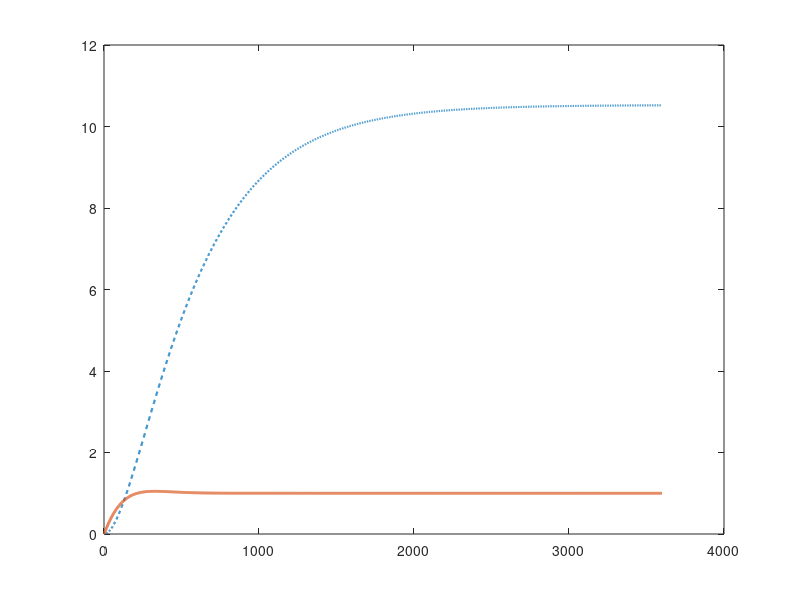

Source code (MATLAB): (Note: this script raises an error after producing the figure.)
% Script de simulación térmica - Planta de 80W y Controlador PID
clear; clc; close all;

% 1. Parámetros físicos del modelo
P_nom = 80;      
G_1 = 0.035;     
C_eq = 1265.7;   
C_p = 15.93;     
G_eq = 7.60;     

% 2. Coeficientes de la función de transferencia
A_coef = P_nom * G_1;
B_coef = C_eq * C_p;
C_coef = (C_eq * G_1) + (C_p * G_1) + (C_p * G_eq); 
D_coef = G_1 * G_eq;

% 3. Definición de la planta
s = tf('s');
G_planta = A_coef / (B_coef * s^2 + C_coef * s + D_coef);

% 4. Controlador PID diseñado para 80W (Meta: Settling Time ~ 10 min)
Kp = 0.85;
Ki = 0.0016;
Kd = 72.7;
Tf = 1; % Constante de tiempo del filtro derivativo (s)

% Definición del PID continuo con filtro derivativo
C_pid = Kp + Ki/s + (Kd*s)/(Tf*s + 1);

% 5. Sistema a lazo cerrado
H_lazo_cerrado = feedback(C_pid * G_planta, 1);

% 6. Configuración de la simulación
t = 0:1:3600; % Simulación de 60 minutos
[y_abierto, ~] = step(G_planta, t);
[y_cerrado, ~] = step(H_lazo_cerrado, t);

% 7. Figura 1: Comparativa Lazo Abierto vs Lazo Cerrado (PID)
figure('Name', 'Comparativa de Respuestas (PID)', 'Color', 'w');
plot(t, y_abierto, 'LineWidth', 1.5, 'LineStyle', '--', 'Color', [0 0.4470 0.7410]); 
hold on;
plot(t, y_cerrado, 'LineWidth', 2, 'Color', [0.8500 0.3250 0.0980]);
yline(1, 'k:', 'Referencia', 'LineWidth', 1.5, 'LabelHorizontalAlignment', 'right');
grid on;
title('Respuesta al Escalón: Lazo Abierto vs Lazo Cerrado (PID)', 'FontSize', 12, 'FontWeight', 'bold');
xlabel('Tiempo (s)', 'FontSize', 11);
ylabel('Temperatura / Magnitud Normalizada', 'FontSize', 11);
legend('Lazo Abierto (Planta Pura)', 'Lazo Cerrado (Planta + PID)', 'Location', 'best');
xlim([0 t(end)]);
hold off;

% 8. Figura 2: Solo Lazo Cerrado (PID)
figure('Name', 'Respuesta a Lazo Cerrado PID', 'Color', 'w');
plot(t, y_cerrado, 'LineWidth', 2, 'Color', [0.8500 0.3250 0.0980]);
hold on;
yline(1, 'k:', 'Referencia', 'LineWidth', 1.5, 'LabelHorizontalAlignment', 'right');
grid on;
title('Respuesta al Escalón a Lazo Cerrado (PID + Planta 80 W)', 'FontSize', 12, 'FontWeight', 'bold');
xlabel('Tiempo (s)', 'FontSize', 11);
ylabel('Temperatura Normalizada', 'FontSize', 11);
legend('Respuesta del Sistema', 'Referencia Deseada', 'Location', 'best');
xlim([0 t(end)]);
ylim([0 1.2]);
hold off;

% 9. Métricas de desempeño del lazo cerrado
info_cerrado = stepinfo(y_cerrado, t, 1);

fprintf('\nMétricas del lazo cerrado con controlador PID:\n');
fprintf('Rise Time      : %.2f s (%.2f min)\n', info_cerrado.RiseTime, info_cerrado.RiseTime/60);
fprintf('Settling Time  : %.2f s (%.2f min)\n', info_cerrado.SettlingTime, info_cerrado.SettlingTime/60);
fprintf('Overshoot      : %.2f %%\n', info_cerrado.Overshoot);
